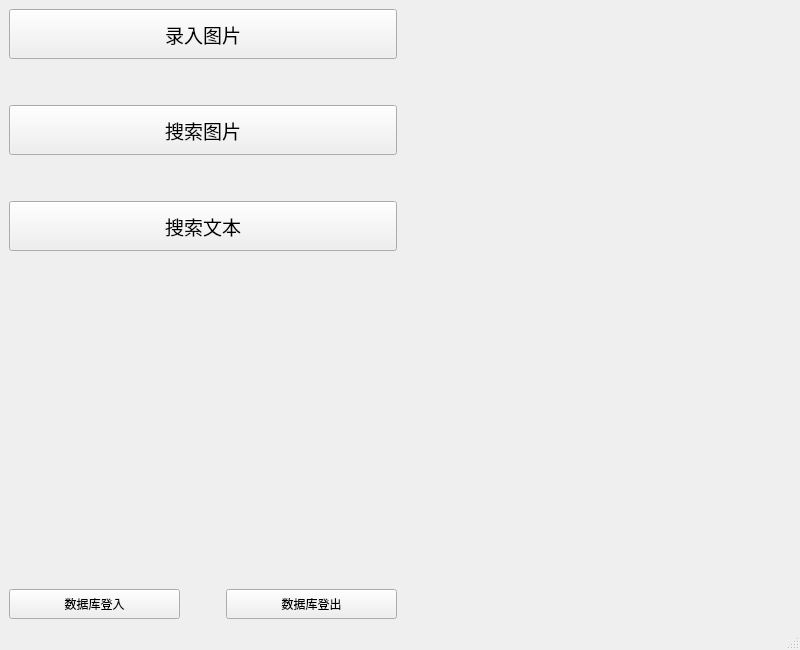
<?xml version="1.0" encoding="UTF-8"?>
<ui version="4.0">
 <class>Welcome</class>
 <widget class="QMainWindow" name="Welcome">
  <property name="geometry">
   <rect>
    <x>0</x>
    <y>0</y>
    <width>800</width>
    <height>650</height>
   </rect>
  </property>
  <property name="minimumSize">
   <size>
    <width>800</width>
    <height>650</height>
   </size>
  </property>
  <property name="maximumSize">
   <size>
    <width>800</width>
    <height>650</height>
   </size>
  </property>
  <property name="windowTitle">
   <string>欢迎——静寂的壁橱</string>
  </property>
  <widget class="QWidget" name="centralwidget">
   <layout class="QHBoxLayout" name="horizontalLayout" stretch="0,0">
    <property name="sizeConstraint">
     <enum>QLayout::SetNoConstraint</enum>
    </property>
    <item>
     <layout class="QVBoxLayout" name="verticalLayout">
      <item>
       <widget class="QPushButton" name="labelingButton">
        <property name="sizePolicy">
         <sizepolicy hsizetype="Minimum" vsizetype="Maximum">
          <horstretch>0</horstretch>
          <verstretch>0</verstretch>
         </sizepolicy>
        </property>
        <property name="minimumSize">
         <size>
          <width>0</width>
          <height>50</height>
         </size>
        </property>
        <property name="maximumSize">
         <size>
          <width>16777215</width>
          <height>60</height>
         </size>
        </property>
        <property name="font">
         <font>
          <pointsize>14</pointsize>
         </font>
        </property>
        <property name="text">
         <string>录入图片</string>
        </property>
       </widget>
      </item>
      <item>
       <spacer name="verticalSpacer_2">
        <property name="orientation">
         <enum>Qt::Vertical</enum>
        </property>
        <property name="sizeType">
         <enum>QSizePolicy::Fixed</enum>
        </property>
        <property name="sizeHint" stdset="0">
         <size>
          <width>20</width>
          <height>40</height>
         </size>
        </property>
       </spacer>
      </item>
      <item>
       <widget class="QPushButton" name="searchButton">
        <property name="minimumSize">
         <size>
          <width>0</width>
          <height>50</height>
         </size>
        </property>
        <property name="maximumSize">
         <size>
          <width>16777215</width>
          <height>60</height>
         </size>
        </property>
        <property name="font">
         <font>
          <pointsize>14</pointsize>
         </font>
        </property>
        <property name="text">
         <string>搜索图片</string>
        </property>
       </widget>
      </item>
      <item>
       <spacer name="verticalSpacer_3">
        <property name="orientation">
         <enum>Qt::Vertical</enum>
        </property>
        <property name="sizeType">
         <enum>QSizePolicy::Fixed</enum>
        </property>
        <property name="sizeHint" stdset="0">
         <size>
          <width>20</width>
          <height>40</height>
         </size>
        </property>
       </spacer>
      </item>
      <item>
       <widget class="QPushButton" name="textButton">
        <property name="minimumSize">
         <size>
          <width>0</width>
          <height>50</height>
         </size>
        </property>
        <property name="font">
         <font>
          <pointsize>14</pointsize>
         </font>
        </property>
        <property name="text">
         <string>搜索文本</string>
        </property>
       </widget>
      </item>
      <item>
       <spacer name="verticalSpacer">
        <property name="orientation">
         <enum>Qt::Vertical</enum>
        </property>
        <property name="sizeType">
         <enum>QSizePolicy::Expanding</enum>
        </property>
        <property name="sizeHint" stdset="0">
         <size>
          <width>20</width>
          <height>100</height>
         </size>
        </property>
       </spacer>
      </item>
      <item>
       <layout class="QHBoxLayout" name="horizontalLayout_2">
        <item>
         <widget class="QPushButton" name="logInButton">
          <property name="minimumSize">
           <size>
            <width>0</width>
            <height>30</height>
           </size>
          </property>
          <property name="text">
           <string>数据库登入</string>
          </property>
         </widget>
        </item>
        <item>
         <spacer name="horizontalSpacer">
          <property name="orientation">
           <enum>Qt::Horizontal</enum>
          </property>
          <property name="sizeType">
           <enum>QSizePolicy::Fixed</enum>
          </property>
          <property name="sizeHint" stdset="0">
           <size>
            <width>40</width>
            <height>20</height>
           </size>
          </property>
         </spacer>
        </item>
        <item>
         <widget class="QPushButton" name="logOutButton">
          <property name="minimumSize">
           <size>
            <width>0</width>
            <height>30</height>
           </size>
          </property>
          <property name="text">
           <string>数据库登出</string>
          </property>
         </widget>
        </item>
       </layout>
      </item>
     </layout>
    </item>
    <item>
     <widget class="QLabel" name="label">
      <property name="enabled">
       <bool>true</bool>
      </property>
      <property name="sizePolicy">
       <sizepolicy hsizetype="Fixed" vsizetype="Fixed">
        <horstretch>0</horstretch>
        <verstretch>0</verstretch>
       </sizepolicy>
      </property>
      <property name="maximumSize">
       <size>
        <width>450</width>
        <height>630</height>
       </size>
      </property>
      <property name="text">
       <string/>
      </property>
     </widget>
    </item>
   </layout>
  </widget>
  <widget class="QMenuBar" name="menubar">
   <property name="geometry">
    <rect>
     <x>0</x>
     <y>0</y>
     <width>800</width>
     <height>21</height>
    </rect>
   </property>
  </widget>
  <widget class="QStatusBar" name="statusbar"/>
  <action name="actionExportHtm">
   <property name="text">
    <string>导出图片信息为htm</string>
   </property>
  </action>
  <action name="actionExportDB">
   <property name="text">
    <string>导出数据库为sql</string>
   </property>
  </action>
  <action name="actionSetBaseDir">
   <property name="text">
    <string>图片库地址</string>
   </property>
  </action>
  <action name="actionEditTypes">
   <property name="text">
    <string>编辑分类</string>
   </property>
  </action>
 </widget>
 <resources/>
 <connections/>
</ui>
